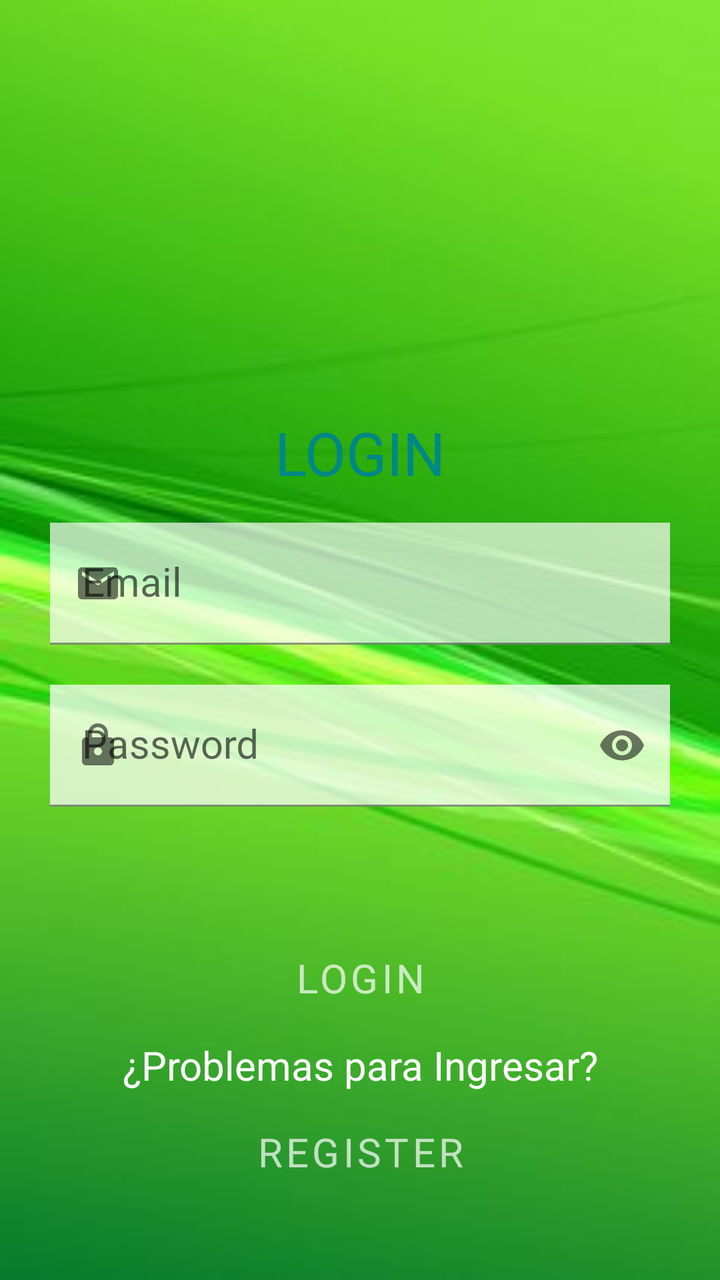
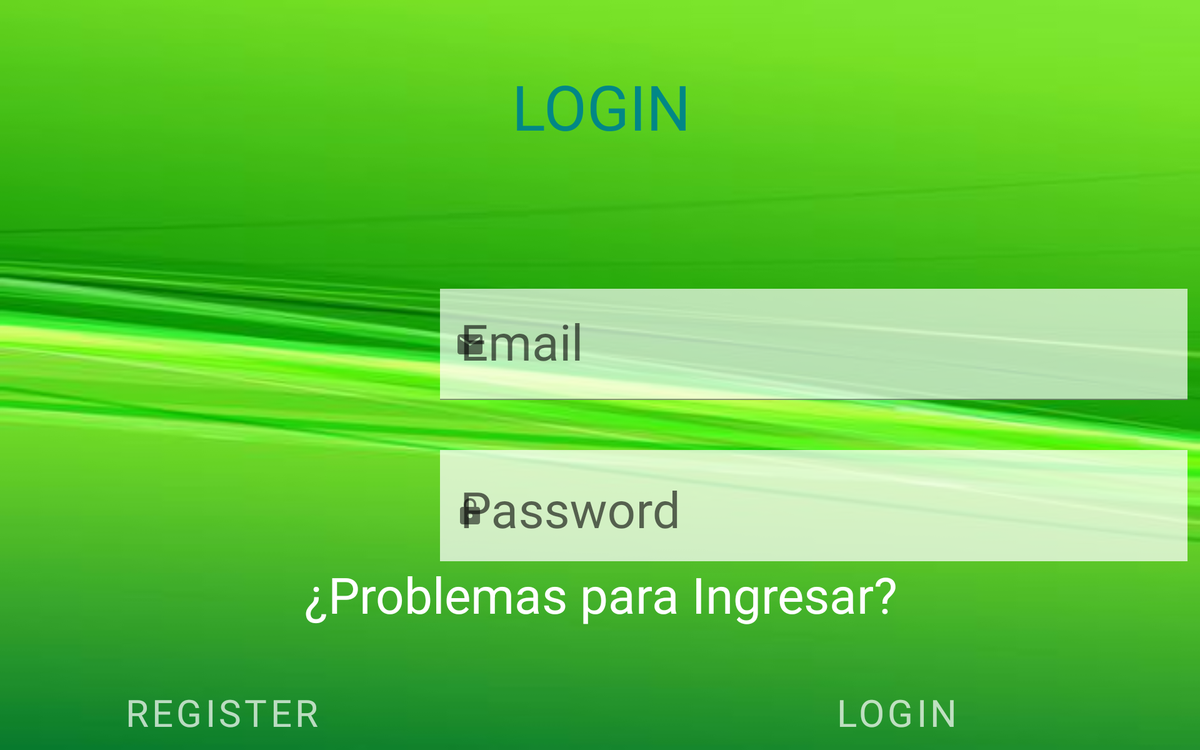

Two renders of one Android screen. The first uses the default layout on a phone; the second uses the alternative layout the repository ships for a different screen configuration, on a matching device. The two XML files are below.
<!-- AndroidManifest.xml: application theme Theme.UniversalStore -->
<!-- res/layout/activity_login.xml -->
<?xml version="1.0" encoding="utf-8"?>
<androidx.constraintlayout.widget.ConstraintLayout xmlns:android="http://schemas.android.com/apk/res/android"
    xmlns:app="http://schemas.android.com/apk/res-auto"
    xmlns:tools="http://schemas.android.com/tools"
    android:layout_width="match_parent"
    android:layout_height="match_parent"
    android:background="@drawable/fondoapp"
    android:padding="10dp"
    tools:context=".activity_login">

    <androidx.constraintlayout.widget.Guideline
        android:id="@+id/guideline2"
        android:layout_width="wrap_content"
        android:layout_height="wrap_content"
        android:orientation="horizontal"
        app:layout_constraintGuide_begin="0dp"
        app:layout_constraintGuide_percent="0.30" />

    <androidx.constraintlayout.widget.Guideline
        android:id="@+id/guideline5"
        android:layout_width="wrap_content"
        android:layout_height="wrap_content"
        android:orientation="horizontal"
        app:layout_constraintGuide_begin="0dp"
        app:layout_constraintGuide_percent="0.7" />

    <androidx.constraintlayout.widget.Guideline
        android:id="@+id/guideline6"
        android:layout_width="wrap_content"
        android:layout_height="wrap_content"
        android:orientation="horizontal"
        app:layout_constraintGuide_begin="0dp"
        app:layout_constraintGuide_percent="0.95" />

    <ImageView
        android:id="@+id/imageView3"
        android:layout_width="0dp"
        android:layout_height="0dp"
        android:layout_marginTop="20dp"
        app:layout_constraintBottom_toTopOf="@+id/guideline2"
        app:layout_constraintEnd_toEndOf="parent"
        app:layout_constraintStart_toStartOf="parent"
        app:layout_constraintTop_toTopOf="parent"
        app:layout_constraintVertical_bias="0.0"
        app:srcCompat="@drawable/ic_programmer" />

    <LinearLayout
        android:id="@+id/linearLayout"
        android:layout_width="0dp"
        android:layout_height="wrap_content"
        android:layout_margin="10dp"
        android:orientation="vertical"
        app:layout_constraintEnd_toEndOf="parent"
        app:layout_constraintStart_toStartOf="parent"
        app:layout_constraintTop_toTopOf="@+id/guideline2">

        <TextView
            android:id="@+id/textView3"
            android:layout_width="match_parent"
            android:layout_height="wrap_content"
            android:fontFamily="@font/aclonica"
            android:gravity="center"
            android:text="@string/login"
            android:textColor="@color/teal_700"
            android:textSize="30sp" />
    </LinearLayout>

    <LinearLayout
        android:id="@+id/linearLayout3"
        android:layout_width="0dp"
        android:layout_height="wrap_content"
        android:layout_margin="10dp"
        android:orientation="vertical"
        app:layout_constraintEnd_toEndOf="parent"
        app:layout_constraintStart_toStartOf="parent"
        app:layout_constraintTop_toBottomOf="@+id/linearLayout">

        <com.google.android.material.textfield.TextInputLayout
            android:layout_width="match_parent"
            android:layout_height="match_parent"
            android:padding="5dp"
            app:startIconDrawable="@drawable/ic_email"
            app:boxCornerRadiusBottomEnd="15dp"
            app:boxCornerRadiusBottomStart="15dp"
            app:boxCornerRadiusTopEnd="15dp"
            app:boxCornerRadiusTopStart="15dp">


            <com.google.android.material.textfield.TextInputEditText
                android:id="@+id/etemail"
                style="@style/Widget.MaterialComponents.TextInputLayout.OutlinedBox"
                android:layout_width="match_parent"
                android:layout_height="wrap_content"
                android:background="#AEFFFFFF"
                android:fontFamily="@font/advent_pro"
                android:hint="@string/email"
                android:includeFontPadding="true"
                android:inputType="textEmailAddress"
                android:textColor="#4B000000"
                android:textColorHint="@color/purple_700"
                android:textSize="20sp" />
        </com.google.android.material.textfield.TextInputLayout>
    </LinearLayout>

    <LinearLayout
        android:id="@+id/linearLayout4"
        android:layout_width="0dp"
        android:layout_height="wrap_content"
        android:layout_margin="10dp"
        android:orientation="vertical"
        app:layout_constraintEnd_toEndOf="parent"
        app:layout_constraintStart_toStartOf="parent"
        app:layout_constraintTop_toBottomOf="@+id/linearLayout3">

        <com.google.android.material.textfield.TextInputLayout
            android:layout_width="match_parent"
            android:layout_height="match_parent"
            app:startIconDrawable="@drawable/ic_baseline_lock_24"
            app:errorEnabled="true"
            app:endIconMode="password_toggle"
            android:padding="5dp">

            <com.google.android.material.textfield.TextInputEditText
                android:id="@+id/etpassword"
                style="@style/Widget.MaterialComponents.TextInputLayout.OutlinedBox"
                android:layout_width="match_parent"
                android:layout_height="wrap_content"
                android:background="#B9FFFFFF"
                android:fontFamily="@font/advent_pro"
                android:hint="@string/pass"
                android:includeFontPadding="true"
                android:inputType="textPassword"
                android:textColor="#4F000000"
                android:textColorHint="@color/teal_700"
                android:textSize="20sp"
                app:textInputLayoutFocusedRectEnabled="true" />
        </com.google.android.material.textfield.TextInputLayout>
    </LinearLayout>

    <Button
        android:id="@+id/btnlogin"
        android:layout_width="316dp"
        android:layout_height="50dp"
        android:layout_marginTop="20dp"
        android:layout_marginBottom="10dp"
        android:background="@drawable/boton"
        android:fontFamily="@font/aclonica"
        android:onClick="login"
        android:text="@string/btnlogin"
        android:textColor="#B4FFFFFF"
        android:textSize="20sp"
        app:layout_constraintBottom_toTopOf="@+id/textView2"
        app:layout_constraintEnd_toEndOf="parent"
        app:layout_constraintHorizontal_bias="0.498"
        app:layout_constraintStart_toStartOf="parent"
        app:layout_constraintTop_toTopOf="@+id/guideline5" />

    <Button
        android:id="@+id/btnregister"
        android:layout_width="316dp"
        android:layout_height="50dp"
        android:layout_marginTop="5dp"
        android:background="@drawable/boton"
        android:fontFamily="@font/aclonica"
        android:onClick="irRegister"
        android:text="@string/registro"
        android:textColor="#B4FFFFFF"
        android:textSize="20sp"
        app:layout_constraintEnd_toEndOf="parent"
        app:layout_constraintStart_toStartOf="parent"
        app:layout_constraintTop_toBottomOf="@+id/textView2" />

    <TextView
        android:id="@+id/textView2"
        android:layout_width="match_parent"
        android:layout_height="wrap_content"
        android:layout_marginTop="5dp"
        android:gravity="center"
        android:text="@string/problema"
        android:textColor="@color/white"
        android:textSize="20sp"
        app:layout_constraintTop_toBottomOf="@+id/btnlogin"
        tools:layout_editor_absoluteX="10dp" />
</androidx.constraintlayout.widget.ConstraintLayout>
<!-- resources referenced by this layout -->
<resources>
  <color name="purple_700">#009688</color>
  <color name="teal_700">#FF018786</color>
  <color name="white">#FFFFFFFF</color>
  <!-- drawable fondoapp: jpg bitmap (drawable, 8844 bytes) -->
  <!-- drawable ic_baseline_lock_24 (drawable) -->
  <vector android:height="24dp" android:tint="#A0A2A4"
      android:viewportHeight="24" android:viewportWidth="24"
      android:width="24dp" xmlns:android="http://schemas.android.com/apk/res/android">
      <path android:fillColor="@android:color/white" android:pathData="M18,8h-1L17,6c0,-2.76 -2.24,-5 -5,-5S7,3.24 7,6v2L6,8c-1.1,0 -2,0.9 -2,2v10c0,1.1 0.9,2 2,2h12c1.1,0 2,-0.9 2,-2L20,10c0,-1.1 -0.9,-2 -2,-2zM12,17c-1.1,0 -2,-0.9 -2,-2s0.9,-2 2,-2 2,0.9 2,2 -0.9,2 -2,2zM15.1,8L8.9,8L8.9,6c0,-1.71 1.39,-3.1 3.1,-3.1 1.71,0 3.1,1.39 3.1,3.1v2z"/>
  </vector>
  <!-- drawable ic_email (drawable) -->
  <vector android:height="24dp" android:tint="#A0A2A4"
      android:viewportHeight="24" android:viewportWidth="24"
      android:width="24dp" xmlns:android="http://schemas.android.com/apk/res/android">
      <path android:fillColor="@android:color/white" android:pathData="M20,4L4,4c-1.1,0 -1.99,0.9 -1.99,2L2,18c0,1.1 0.9,2 2,2h16c1.1,0 2,-0.9 2,-2L22,6c0,-1.1 -0.9,-2 -2,-2zM20,8l-8,5 -8,-5L4,6l8,5 8,-5v2z"/>
  </vector>
  <string name="btnlogin">LOGIN</string>
  <string name="email">Email</string>
  <string name="login">LOGIN</string>
  <string name="pass">Password</string>
  <string name="problema">¿Problemas para Ingresar?</string>
  <string name="registro">REGISTER</string>
  <style name="Theme.UniversalStore" parent="Theme.MaterialComponents.DayNight.NoActionBar">
          
          <item name="colorPrimary">@color/micolor</item>
          <item name="colorPrimaryVariant">@color/purple_700</item>
          <item name="colorOnPrimary">@color/white</item>
          
          <item name="colorSecondary">@color/teal_200</item>
          <item name="colorSecondaryVariant">@color/teal_700</item>
          <item name="colorOnSecondary">@color/black</item>
          
          <item name="android:statusBarColor" tools:targetApi="l">@color/micolor</item>
          
      </style>
  <color name="micolor">#4CAF50</color>
  <color name="teal_200">#FF03DAC5</color>
  <color name="black">#FF000000</color>
</resources>
<!-- res/layout-sw600dp-land/activity_login.xml (the repository's variant of the layout above) -->
<!-- drawn on a 7-inch tablet turned sideways -->
<?xml version="1.0" encoding="utf-8"?>
<androidx.constraintlayout.widget.ConstraintLayout xmlns:android="http://schemas.android.com/apk/res/android"
    xmlns:app="http://schemas.android.com/apk/res-auto"
    xmlns:tools="http://schemas.android.com/tools"
    android:layout_width="match_parent"
    android:layout_height="match_parent"
    android:background="@drawable/fondoapp"
    android:padding="10dp"
    tools:context=".activity_login">

    <androidx.constraintlayout.widget.Guideline
        android:id="@+id/guideline5"
        android:layout_width="wrap_content"
        android:layout_height="wrap_content"
        android:orientation="horizontal"
        app:layout_constraintGuide_begin="0dp"
        app:layout_constraintGuide_percent="0.7" />

    <ImageView
        android:id="@+id/imageView3"
        android:layout_width="378dp"
        android:layout_height="387dp"
        android:layout_marginStart="60dp"
        app:layout_constraintStart_toStartOf="parent"
        app:layout_constraintTop_toTopOf="@+id/guideline11"
        app:srcCompat="@drawable/ic_programmer" />

    <androidx.constraintlayout.widget.Guideline
        android:id="@+id/guideline6"
        android:layout_width="wrap_content"
        android:layout_height="wrap_content"
        android:orientation="horizontal"
        app:layout_constraintGuide_begin="0dp"
        app:layout_constraintGuide_percent="0.98" />

    <TextView
        android:id="@+id/textView2"
        android:layout_width="1238dp"
        android:layout_height="79dp"
        android:layout_marginTop="20dp"
        android:gravity="center"
        android:text="@string/problema"
        android:textColor="@color/white"
        android:textSize="40sp"
        app:layout_constraintEnd_toEndOf="parent"
        app:layout_constraintStart_toStartOf="parent"
        app:layout_constraintTop_toTopOf="@+id/guideline5" />

    <LinearLayout
        android:id="@+id/linearLayout3"
        android:layout_width="704dp"
        android:layout_height="99dp"
        android:layout_marginTop="100dp"
        android:orientation="vertical"
        app:layout_constraintEnd_toEndOf="parent"
        app:layout_constraintStart_toEndOf="@+id/imageView3"
        app:layout_constraintTop_toTopOf="@+id/guideline11">

        <com.google.android.material.textfield.TextInputLayout
            android:layout_width="match_parent"
            android:layout_height="match_parent"
            android:padding="5dp"
            app:boxCornerRadiusBottomEnd="15dp"
            app:boxCornerRadiusBottomStart="15dp"
            app:boxCornerRadiusTopEnd="15dp"
            app:boxCornerRadiusTopStart="15dp"
            app:startIconDrawable="@drawable/ic_email">


            <com.google.android.material.textfield.TextInputEditText
                android:id="@+id/etemail"
                style="@style/Widget.MaterialComponents.TextInputLayout.OutlinedBox"
                android:layout_width="match_parent"
                android:layout_height="89dp"
                android:background="#AEFFFFFF"
                android:fontFamily="@font/advent_pro"
                android:hint="@string/email"
                android:includeFontPadding="true"
                android:inputType="textEmailAddress"
                android:textColor="#4B000000"
                android:textColorHint="@color/purple_700"
                android:textSize="40sp" />
        </com.google.android.material.textfield.TextInputLayout>
    </LinearLayout>

    <LinearLayout
        android:id="@+id/linearLayout4"
        android:layout_width="704dp"
        android:layout_height="99dp"
        android:layout_marginTop="30dp"
        android:orientation="vertical"
        app:layout_constraintEnd_toEndOf="parent"
        app:layout_constraintStart_toEndOf="@+id/imageView3"
        app:layout_constraintTop_toBottomOf="@+id/linearLayout3">

        <com.google.android.material.textfield.TextInputLayout
            android:layout_width="match_parent"
            android:layout_height="match_parent"
            android:padding="5dp"
            app:endIconMode="password_toggle"
            app:errorEnabled="true"
            app:startIconDrawable="@drawable/ic_baseline_lock_24">

            <com.google.android.material.textfield.TextInputEditText
                android:id="@+id/etpassword"
                style="@style/Widget.MaterialComponents.TextInputLayout.OutlinedBox"
                android:layout_width="match_parent"
                android:layout_height="99dp"
                android:background="#B9FFFFFF"
                android:fontFamily="@font/advent_pro"
                android:hint="@string/pass"
                android:includeFontPadding="true"
                android:inputType="textPassword"
                android:textColor="#4F000000"
                android:textColorHint="@color/teal_700"
                android:textSize="40sp"
                app:textInputLayoutFocusedRectEnabled="true" />
        </com.google.android.material.textfield.TextInputLayout>
    </LinearLayout>

    <androidx.constraintlayout.widget.Guideline
        android:id="@+id/guideline11"
        android:layout_width="wrap_content"
        android:layout_height="wrap_content"
        android:layout_marginTop="16dp"
        android:orientation="horizontal"
        app:layout_constraintGuide_begin="0dp"
        app:layout_constraintGuide_percent="0.2"
        app:layout_constraintTop_toTopOf="parent" />

    <LinearLayout
        android:id="@+id/linearLayout"
        android:layout_width="1240dp"
        android:layout_height="130dp"
        android:layout_margin="10dp"
        android:layout_marginTop="20dp"
        android:orientation="vertical"
        app:layout_constraintEnd_toEndOf="parent"
        app:layout_constraintStart_toStartOf="parent"
        app:layout_constraintTop_toTopOf="parent">

        <TextView
            android:id="@+id/textView3"
            android:layout_width="match_parent"
            android:layout_height="match_parent"
            android:fontFamily="@font/aclonica"
            android:gravity="center"
            android:text="@string/login"
            android:textColor="@color/teal_700"
            android:textSize="50sp" />
    </LinearLayout>

    <LinearLayout
        android:layout_width="1187dp"
        android:layout_height="113dp"
        android:orientation="horizontal"
        app:layout_constraintEnd_toEndOf="parent"
        app:layout_constraintStart_toStartOf="parent"
        app:layout_constraintTop_toBottomOf="@+id/textView2">

        <Button
            android:id="@+id/btnregister"
            android:layout_width="500dp"
            android:layout_height="70dp"
            android:layout_marginLeft="40dp"
            android:layout_marginTop="20dp"
            android:layout_marginRight="20dp"
            android:background="@drawable/boton"
            android:fontFamily="@font/aclonica"
            android:onClick="irRegister"
            android:text="@string/registro"
            android:textColor="#B4FFFFFF"
            android:textSize="30sp" />

        <Button
            android:id="@+id/btnlogin"
            android:layout_width="500dp"
            android:layout_height="70dp"
            android:layout_marginLeft="20dp"
            android:layout_marginTop="20dp"
            android:background="@drawable/boton"
            android:fontFamily="@font/aclonica"
            android:onClick="login"
            android:text="@string/btnlogin"
            android:textColor="#B4FFFFFF"
            android:textSize="30sp" />
    </LinearLayout>
</androidx.constraintlayout.widget.ConstraintLayout>
